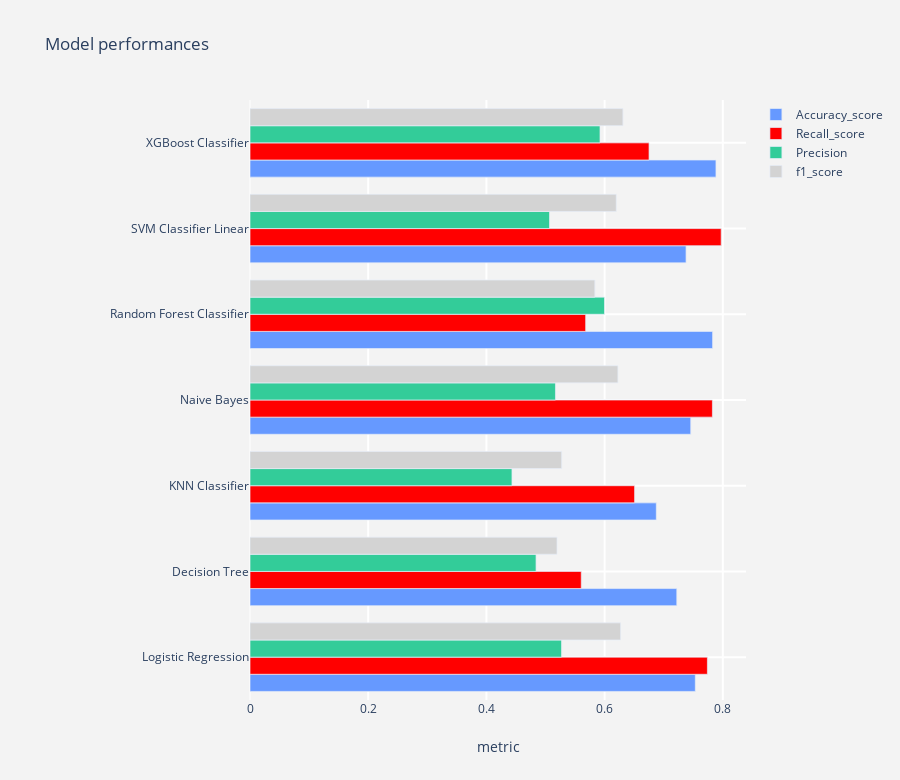

Notebook code for this chart:
### Code cell
# LogisticRegression
name = "Logistic Regression"
logit = LogisticRegression()
model1 = model_report(logit,X_train_smote,X_test,y_train_smote,y_test,name)

# DecisionTree Classifier
name = "Decision Tree"
decision_tree = DecisionTreeClassifier(random_state = 0)
# X_train_resampled,X_test,y_train_resampled,y_test,name
model2 = model_report(decision_tree,X_train_smote,X_test,y_train_smote,y_test,name)

# KNeighborsClassifier
name = "KNN Classifier"
knn = KNeighborsClassifier(n_neighbors=3)
model3 = model_report(knn,X_train_smote,X_test,y_train_smote,y_test,name)

name = "Naive Bayes"
gnb = GaussianNB(priors=None)
model4 = model_report(gnb,X_train_smote,X_test,y_train_smote,y_test,name)

name = "Random Forest Classifier"
rfc = RandomForestClassifier(random_state=0)
model5 = model_report(rfc,X_train_smote,X_test,y_train_smote,y_test,name)

name = "SVM Classifier Linear"
svc  = SVC(gamma='auto', kernel='linear')
model6 = model_report(svc,X_train_smote,X_test,y_train_smote,y_test,name)

name = "XGBoost Classifier"
xgc = XGBClassifier()
model7 = model_report(xgc,X_train_smote,X_test,y_train_smote,y_test,name)

#concat all models
model_performances = pd.concat([model1,model2,model3,model4,
                                model5,model6,model7],axis = 0).reset_index()

model_performances = model_performances.drop(columns = "index",axis =1)
display(model_performances)

plot_tracers(model_performances)

### Figure 1 — Plotly figure (JSON) as saved in the notebook; plotly's stock layout.template omitted (floating-point values rounded to 4 significant figures)
{"data": [{"marker": {"color": "#6699FF", "line": {"width": 0.7}}, "name": "Accuracy_score", "orientation": "h", "type": "bar", "x": [0.7534, 0.7221, 0.6874, 0.7457, 0.7827, 0.7378, 0.7884], "y": ["Logistic Regression", "Decision Tree", "KNN Classifier", "Naive Bayes", "Random Forest Classifier", "SVM Classifier Linear", "XGBoost Classifier"]}, {"marker": {"color": "red", "line": {"width": 0.7}}, "name": "Recall_score", "orientation": "h", "type": "bar", "x": [0.7739, 0.5605, 0.6507, 0.7824, 0.5679, 0.7972, 0.6752], "y": ["Logistic Regression", "Decision Tree", "KNN Classifier", "Naive Bayes", "Random Forest Classifier", "SVM Classifier Linear", "XGBoost Classifier"]}, {"marker": {"color": "#33CC99", "line": {"width": 0.7}}, "name": "Precision", "orientation": "h", "type": "bar", "x": [0.5271, 0.484, 0.4432, 0.5168, 0.5998, 0.5067, 0.5922], "y": ["Logistic Regression", "Decision Tree", "KNN Classifier", "Naive Bayes", "Random Forest Classifier", "SVM Classifier Linear", "XGBoost Classifier"]}, {"marker": {"color": "lightgrey", "line": {"width": 0.7}}, "name": "f1_score", "orientation": "h", "type": "bar", "x": [0.6271, 0.5194, 0.5273, 0.6225, 0.5834, 0.6196, 0.631], "y": ["Logistic Regression", "Decision Tree", "KNN Classifier", "Naive Bayes", "Random Forest Classifier", "SVM Classifier Linear", "XGBoost Classifier"]}], "layout": {"height": 780, "margin": {"l": 250}, "paper_bgcolor": "rgb(243,243,243)", "plot_bgcolor": "rgb(243,243,243)", "title": {"text": "Model performances"}, "xaxis": {"gridcolor": "rgb(255, 255, 255)", "gridwidth": 2, "ticklen": 5, "title": {"text": "metric"}, "zerolinewidth": 1}, "yaxis": {"gridcolor": "rgb(255, 255, 255)", "gridwidth": 2, "ticklen": 5, "zerolinewidth": 1}}}
